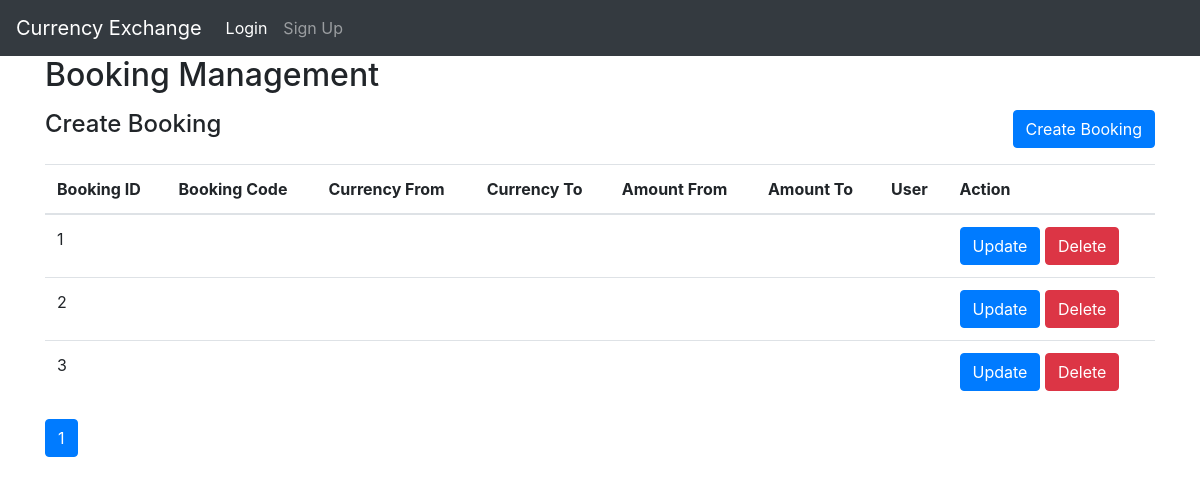
/booking_admin.php, run on an earlier commit of the app's database.
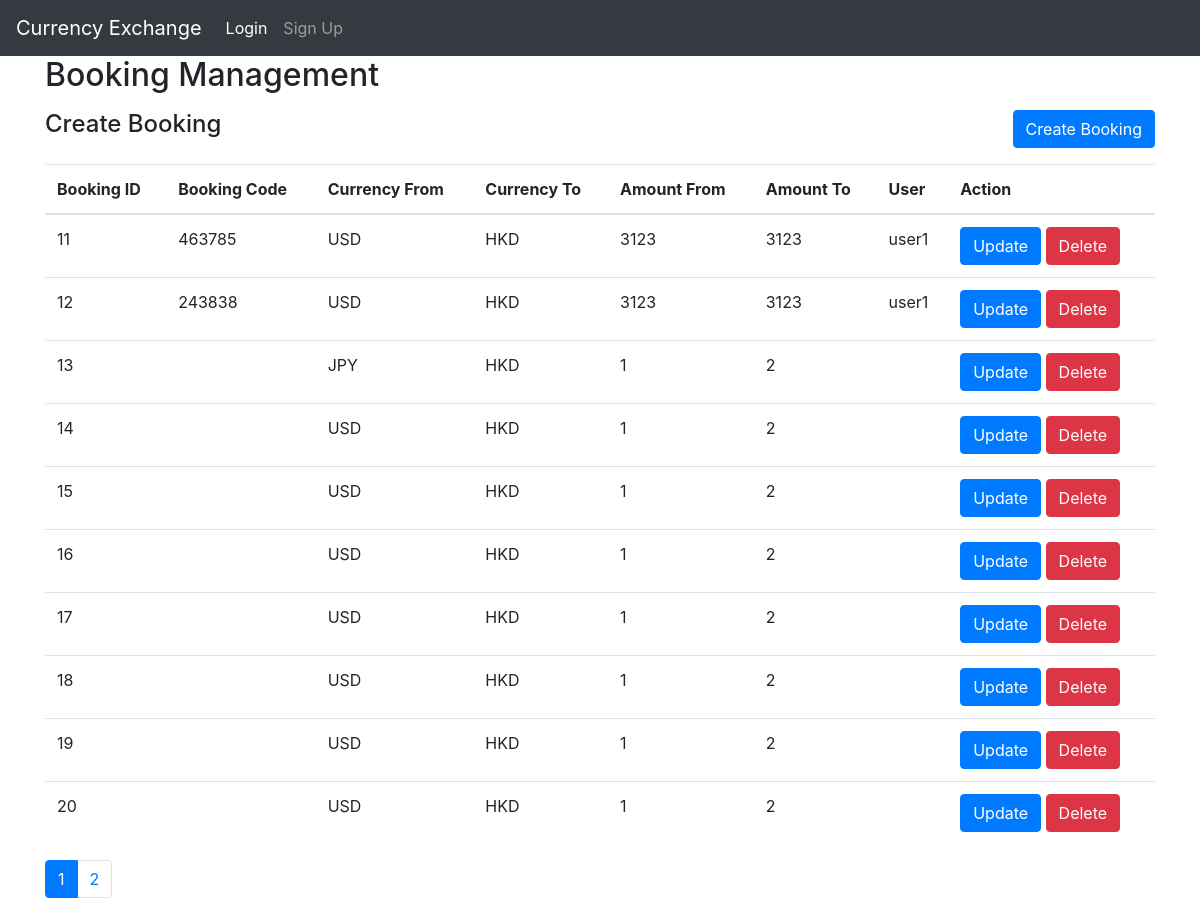
And on a later commit of the database.
### tables this page shows
CREATE TABLE "bookings" (
	"id"	INTEGER,
	"booking_code"	TEXT,
	"currency_from"	TEXT,
	"currency_to"	TEXT,
	"amount_from"	REAL,
	"amount_to"	REAL,
	"username"	TEXT,
	PRIMARY KEY("id" AUTOINCREMENT)
);

### booking_admin.php (the view, shortened to what this page needs)
<?php include("header.php"); ?>
<div class="container">
    <h2>Booking Management</h2>
    <?php
$bookingsPerPage = 10;
$page = isset($_GET['page']) ? (int)$_GET['page'] : 1;
$offset = ($page - 1) * $bookingsPerPage;
?>
<?php
    $db = new SQLite3('database.db');
    $query = "SELECT * FROM bookings LIMIT $bookingsPerPage OFFSET $offset";
    $result = $db->query($query);
    $bookings = [];
    while ($row = $result->fetchArray(SQLITE3_ASSOC)) {
      $bookings[] = $row;
    }
    ?>
<?php
$totalBookingsQuery = "SELECT COUNT(*) as count FROM bookings";
$totalBookingsResult = $db->query($totalBookingsQuery);
$totalBookings = $totalBookingsResult->fetchArray(SQLITE3_ASSOC)['count'];
$totalPages = ceil($totalBookings / $bookingsPerPage);
?>
<div class="row mt-3 mb-3">
  <div class="col-md-6">
    <h4>Create Booking</h4>
  </div>
  <div class="col-md-6 text-right">
    <button type="button" class="btn btn-primary" data-toggle="modal" data-target="#createBookingModal">
      Create Booking
    </button>
  </div>
</div>
    <table class="table">
      <thead>
        <tr>
          <th>Booking ID</th>
          <th>Booking Code</th>
          <th>Currency From</th>
          <th>Currency To</th>
          <th>Amount From</th>
          <th>Amount To</th>
          <th>User</th>
          <th>Action</th>
        </tr>
      </thead>
      <tbody>
        <?php foreach ($bookings as $booking) { ?>
          <tr>
            <td><?php echo $booking['id']; ?></td>
            <td><?php echo $booking['booking_code']; ?></td>
            <td><?php echo $booking['currency_from']; ?></td>
            <td><?php echo $booking['currency_to']; ?></td>
            <td><?php echo $booking['amount_from']; ?></td>
            <td><?php echo $booking['amount_to']; ?></td>
            <td><?php echo $booking['username']; ?></td>
            <td>
<form method="POST"> <button type="button" class="btn btn-primary update-button" data-toggle="modal" data-target="#updateBookingModal" data-booking='<?php echo json_encode($booking); ?>'>Update</button>
  <button type="submit" name="delete" class="btn btn-danger">Delete</button>
</form>    </td>
          </tr>
        <?php } ?>
      </tbody>
    </table>
    <nav aria-label="Page navigation">
  <ul class="pagination">
    <?php for ($i = 1; $i <= $totalPages; $i++) { ?>
      <li class="page-item <?php echo $i === $page ? 'active' : ''; ?>"><a class="page-link" href="?page=<?php echo $i; ?>"><?php echo $i; ?></a></li>
    <?php } ?>
  </ul>
</nav>
  </div>
  <?php include("footer.php"); ?>

### header.php (shortened to what this page needs)
<!DOCTYPE html>
<html lang="en">
<head>
  <link rel="stylesheet" href="https://stackpath.bootstrapcdn.com/bootstrap/4.5.2/css/bootstrap.min.css">
</head>
<body>
  <nav class="navbar navbar-expand-lg navbar-dark bg-dark">
    <a class="navbar-brand" href="#">Currency Exchange</a>
    <div class="collapse navbar-collapse" id="navbarNav">
    <ul class="navbar-nav">
  <?php
    if (!isset($_SESSION['role'])) {
        echo '
        <li class="nav-item active">
            <a class="nav-link" href="login.php">Login</a>
        </li>
        <li class="nav-item">
            <a class="nav-link" href="signup.php">Sign Up</a>
        </li>';
    }
    ?>
</ul>
    </div>
  </nav>

### footer.php (shortened to what this page needs)
</body>
</html>

What changed in the data, as far as the page shows it:
removed bookings: id "1"
removed bookings: id "2"
removed bookings: id "3"
added bookings: id "11", booking_code "463785", currency_from "USD", currency_to "HKD", amount_from "3123", amount_to "3123", username "user1"
added bookings: id "12", booking_code "243838", currency_from "USD", currency_to "HKD", amount_from "3123", amount_to "3123", username "user1"
added bookings: id "13", currency_from "JPY", currency_to "HKD", amount_from "1", amount_to "2"
added bookings: id "14", currency_from "USD", currency_to "HKD", amount_from "1", amount_to "2"
added bookings: id "15", currency_from "USD", currency_to "HKD", amount_from "1", amount_to "2"
added bookings: id "16", currency_from "USD", currency_to "HKD", amount_from "1", amount_to "2"
added bookings: id "17", currency_from "USD", currency_to "HKD", amount_from "1", amount_to "2"
added bookings: id "18", currency_from "USD", currency_to "HKD", amount_from "1", amount_to "2"
added bookings: id "19", currency_from "USD", currency_to "HKD", amount_from "1", amount_to "2"
added bookings: id "20", currency_from "USD", currency_to "HKD", amount_from "1", amount_to "2"
Also different on the page:
new list line: "2"
